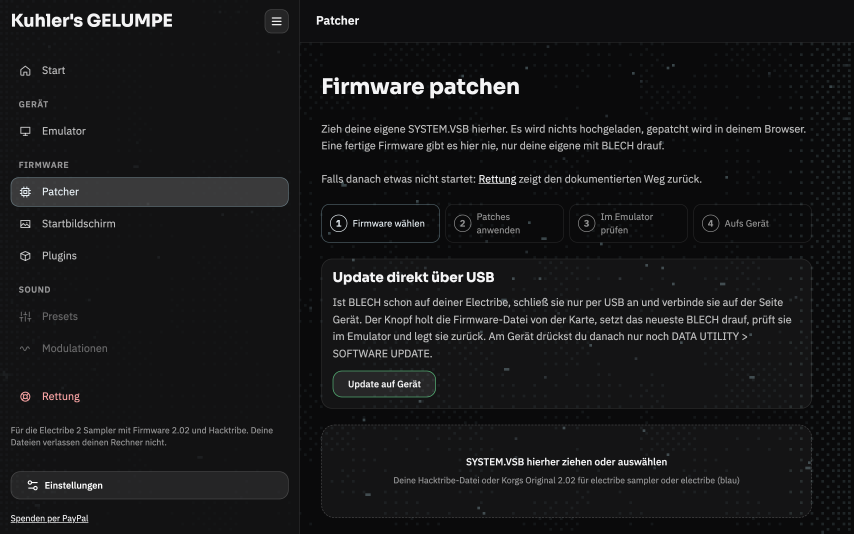
#> input picture tools/art/anleitung/img/app-patcher.png, 2560 x 1600 px (shown at 1/3 size)
$ python gif2e2g.py ../art/anleitung/img/app-patcher.png 3
#> lines starting #> are read from the running program, lines starting #| are printed output that depends on the picture
#> in convert, picture is the input picture: PIL image 2560x1600 RGB; mean R, G, B 23.7, 23.9, 25
#!/usr/bin/env python3
"""Turn an animated GIF (or any picture Pillow reads) into a picture file for korg.file.frame and the GIF Player.

    python3 tools/gif/gif2e2g.py in.gif 3            -> GIF03.E2G, copy it to KORG/blechtribe/Gif/ on the card
    python3 tools/gif/gif2e2g.py in.gif 3 --invert --threshold 100 --out somewhere/

Format (SCRIPT_GIF in data/script/contract.mjs): "GGIF", version 1 (u16), frame count (u16), then per frame its delay in
ms (u16), two zero bytes and 1024 bytes of display memory: byte (y // 8) * 128 + x, bit y % 8. A picture that is not
128 x 64 is scaled to fit and centred. Lit is a pixel brighter than the threshold (with --invert: darker). The device shows
a new frame at most every 40 ms (one frame of the plugin runtime), shorter delays play at that pace.
"""
import argparse
import struct
import sys
from pathlib import Path

from PIL import Image, ImageSequence

W, H = 128, 64
MAGIC, VERSION = b"GGIF", 1


def frame_bytes(picture, threshold=128, invert=False):
    """1024 bytes of display memory for one picture."""
#> called with threshold = 128, invert = False
    grey = picture.convert("RGBA")
    flat = Image.new("RGBA", grey.size, (0, 0, 0, 255))
    flat.alpha_composite(grey)
    grey = flat.convert("L")
#> grey: PIL image 2560x1600 L
    if grey.size != (W, H):
        scale = min(W / grey.width, H / grey.height)
#> scale = 0.04
        size = (max(1, round(grey.width * scale)), max(1, round(grey.height * scale)))
#> size = (102, 64)
        canvas = Image.new("L", (W, H), 255 if invert else 0)
#> canvas: PIL image 128x64 L; every value is 0
        canvas.paste(grey.resize(size, Image.NEAREST if scale >= 1 else Image.LANCZOS), ((W - size[0]) // 2, (H - size[1]) // 2))
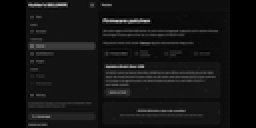
#> canvas: PIL image 128x64 L (shown 2 times larger); min 0, max 186, mean 19
        grey = canvas
    out = bytearray(W * H // 8)
    px = grey.load()
    for y in range(H):
        for x in range(W):
            if (px[x, y] < threshold) if invert else (px[x, y] >= threshold):
                out[(y // 8) * W + x] |= 1 << (y % 8)
    return bytes(out)


def pack(frames):
    """frames: (delay ms, 1024 bytes) -> the file."""
    if not 1 <= len(frames) <= 0xFFFF:
        raise ValueError(f"{len(frames)} frames, 1 to 65535 allowed")
    out = bytearray(MAGIC + struct.pack("<HH", VERSION, len(frames)))
    for delay, data in frames:
        out += struct.pack("<HH", max(1, min(0xFFFF, round(delay))), 0) + data
    return bytes(out)


def convert(path, threshold=128, invert=False, delay=None):
    with Image.open(path) as picture:
        return pack([(delay or f.info.get("duration") or 100, frame_bytes(f, threshold, invert)) for f in ImageSequence.Iterator(picture)])


def main(argv=None):
    p = argparse.ArgumentParser(description=__doc__.split("\n\n")[0])
    p.add_argument("source")
    p.add_argument("number", type=int, help="file number 0 to 99, the GIF Player picks it with the encoder")
    p.add_argument("--threshold", type=int, default=128)
    p.add_argument("--invert", action="store_true", help="dark pixels are lit")
    p.add_argument("--delay", type=int, help="ms for every frame instead of the GIF's own")
    p.add_argument("--out", default=".", help="folder for GIFnn.E2G")
    a = p.parse_args(argv)
    if not 0 <= a.number <= 99:
        p.error("number 0 to 99")
    data = convert(a.source, a.threshold, a.invert, a.delay)
    target = Path(a.out) / f"GIF{a.number:02d}.E2G"
    target.write_bytes(data)
    print(f"{target}: {struct.unpack_from('<H', data, 6)[0]} frames, {len(data)} bytes")
#| GIF03.E2G: 1 frames, 1036 bytes


if __name__ == "__main__":
    sys.exit(main())
#> (the program exits here)
